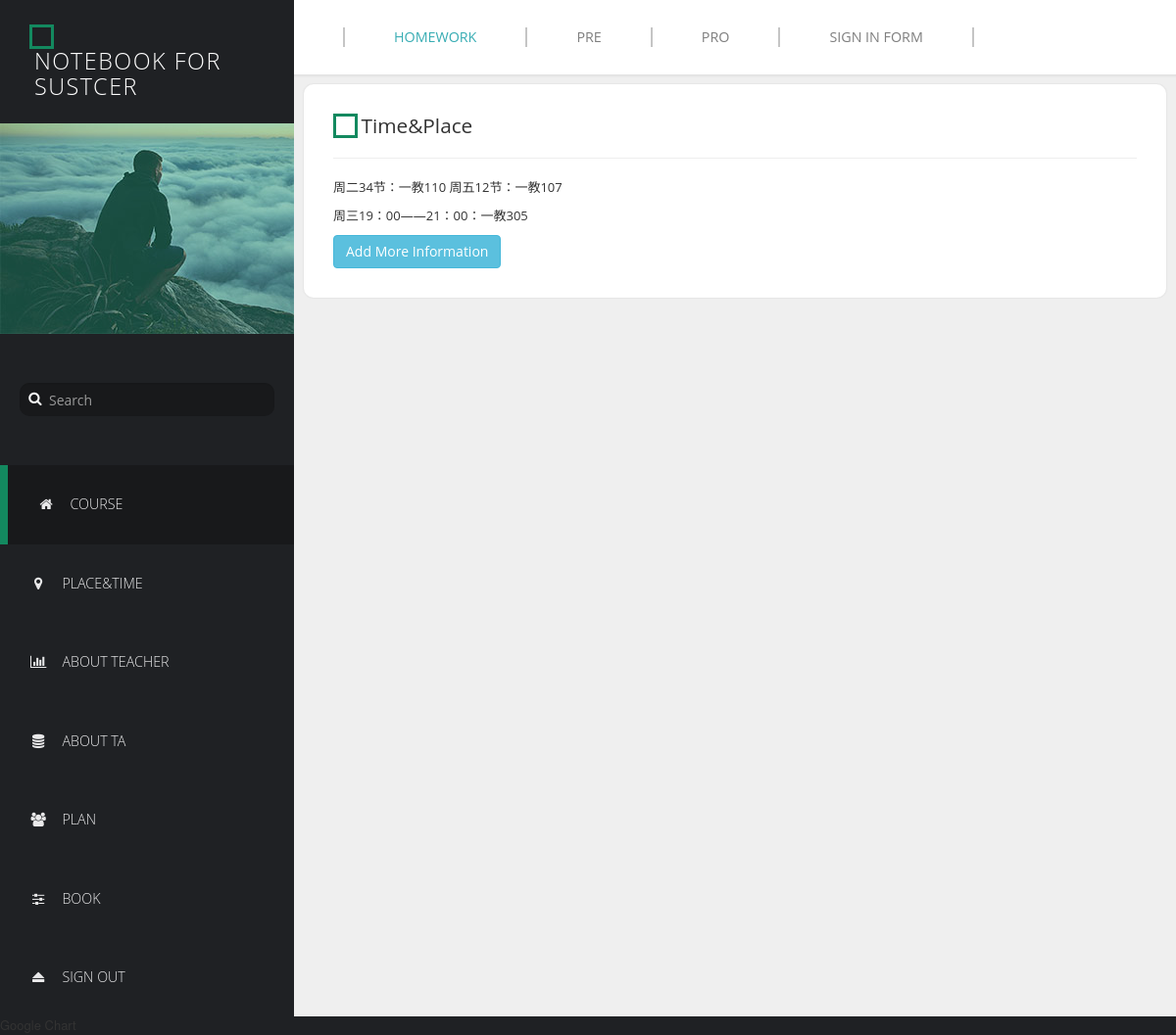
/notebook/time_place/2/, run on the app's committed database.
### course/models.py (models this page shows, shortened)
class Course(models.Model):
    title = models.CharField(max_length=50)
    place_time = models.TextField(null=True, blank=True)
    tutorial_place_time = models.TextField(null=True, blank=True)
    homework = models.ManyToManyField(Homework, blank=True)
    pre = models.ManyToManyField(Pre, blank=True)
    pro = models.ManyToManyField(Pro, blank=True)
    teacher = models.ManyToManyField(Teacher, blank=True)
    ta = models.ManyToManyField(TA, blank=True)

### course/views.py (the view)
# urls.py: url(r'^time_place/(?P<course_id>\d+)/$', views.time_place_detail, name='time'),
def time_place_detail(request, course_id):
    course = Course.objects.get(pk=course_id)
    return render(request, 'time.html', {'course': course})

### template/time.html
{% extends 'course.html' %}
{% block content %}
    <div class="templatemo-content-widget white-bg col-2">
              <div class="square"></div>
              <h2 class="templatemo-inline-block">Time&Place</h2><hr>
              <p>{{ course.place_time }}</p>
              <p>{{ course.tutorial_place_time }}</p>
            <a href="{% url 'time_edit' course.id %}" class="btn btn-info">Add More Information</a>
            </div>
{% endblock %}

### static/seeu/css/templatemo-style.css (style rules this page uses)
* { font-family: 'Open Sans', sans-serif; }
body { font-size: 13px; }
body, .templatemo-left-nav { background: #1f2124; }
h1, h2, h3 { margin: 0; }
h2 { font-size: 1.6em; }
.templatemo-inline-block { display: inline-block; vertical-align: middle; }
.white-bg { background-color: white; }
.square { width: 25px; height: 25px; border: 3px solid #13895F; display: inline-block; vertical-align: middle; }
.col-2 { -webkit-flex: 2; -ms-flex: 2; flex: 2; }
.templatemo-content-widget { border-radius: 10px; padding: 30px; position: relative; margin: 10px; box-shadow: 0px 0px 1px 1px rgba(161, 159, 159, 0.1); }

### data on the page
Course: place_time "周二34节：一教110 周五12节：一教107", tutorial_place_time "周三19：00——21：00：一教305"
